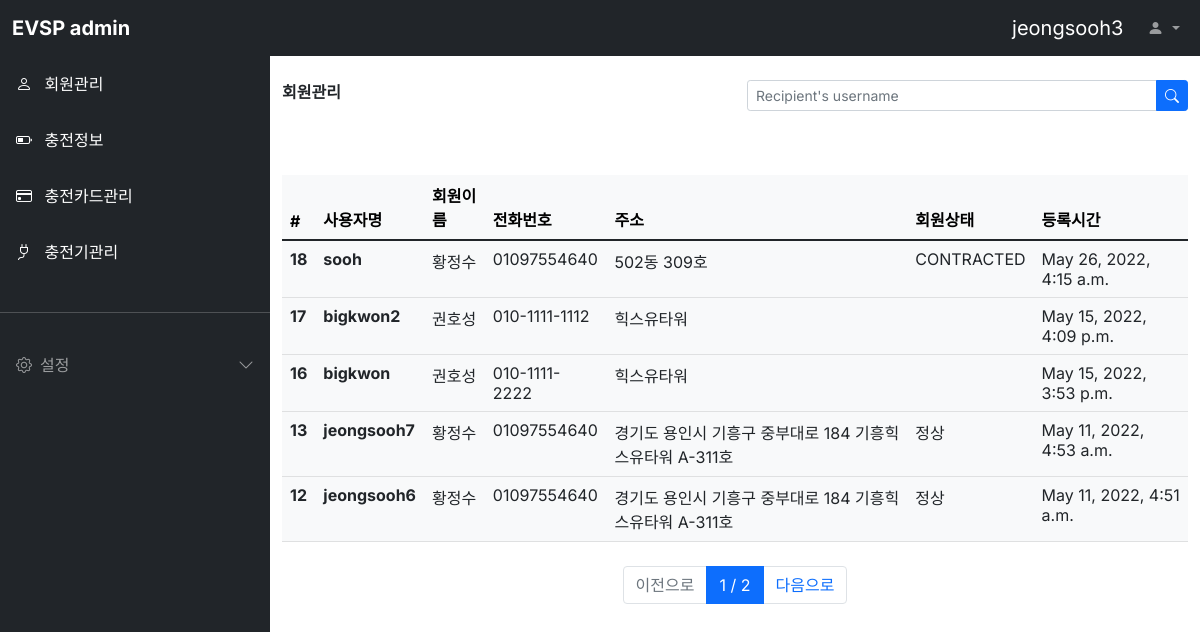
Screenshot of /svchome/ (signed in) with the database file from the repository.
### evuser/models.py (models this page shows)
class Evuser(models.Model):
  USER_STATUS = [
    ('CONTRACTED', '정상'),
    ('NOT_CONTRACTED', '해지'),
    ('STOPED', '유예'),
  ]
  USER_CATEGORY = [
    ('NORMAL', '일반'),
    ('GROUPED', '법인'),
    ('ETC', '기타'),
  ]
  username = models.CharField(max_length=64, verbose_name='사용자명')
  password = models.CharField(max_length=128, verbose_name='비밀번호')
  usernumber = models.CharField(max_length=64, verbose_name='회원번호')
  name = models.CharField(max_length=64, verbose_name='회원이름')
  email = models.EmailField(max_length=128, verbose_name='이메일')
  phone = models.CharField(max_length=64, verbose_name='전화번호')
  category = models.CharField(max_length=64,
    choices=USER_CATEGORY, default='NORMAL', verbose_name='회원구분')
  status = models.CharField(max_length=64,
    choices=USER_STATUS, default='CONTRACTED', verbose_name='회원상태')
  address = models.TextField(verbose_name='주소')
  register_dttm = models.DateTimeField(auto_now_add=True, verbose_name='등록시간')
  def __str__(self):
    return self.username
  class Meta:
    db_table = 'evsp_evuser'
    verbose_name = '사용자'
    verbose_name_plural = '사용자'

### evuser/views.py (the view)
# urls.py: path('svchome/', svchome),
def svchome(request):
  user_id = request.session.get('user')
  if user_id:
    loginuser = Evuser.objects.get(pk=user_id)
  all_evusers = Evuser.objects.all().order_by('-id')
  page = int(request.GET.get('p', 1))
  paginator = Paginator(all_evusers, 5)
  evusers = paginator.get_page(page)
  return render(request, 'svchome.html', {'loginuser': loginuser, 'evusers': evusers})

### evuser/templates/svchome.html
{% extends "svcbase.html" %}
{% block contents %}
<div class="container-fluid mt-3">
  <div class="row">
    <div class="col-md-6 fw-bold">회원관리</div>
    <form class="col-md-6 ms-auto">
      <div class="input-group input-group-sm">
        <input type="text" class="form-control" placeholder="Recipient's username" aria-label="Recipient's username" aria-describedby="button-addon2">
        <button class="btn btn-primary" type="button" id="button-addon2">
          <i class="bi bi-search"></i>
        </button>
      </div>
    </form>
  </div>
  <div class="row mt-5">
    <div class="col-12">
      <table class="table table-light">
        <thead class="thead-light">
          <tr>
            <th>#</th>
            <th>사용자명</th>
            <th>회원이름</th>
            <th>전화번호</th>
            <th>주소</th>
            <th>회원상태</th>
            <th>등록시간</th>
          </tr>
        </thead>
        <tbody class="text-dark">
          {% for evuser in evusers %}
          <tr onclick="location.href='/evuser/detail/{{ evuser.id }}'">
            <th>{{ evuser.id }}</th>
            <th>{{ evuser.username }}</th>
            <td>{{ evuser.name }}</td>
            <td>{{ evuser.phone }}</td>
            <td>{{ evuser.address }}</td>
            <td>{{ evuser.status }}</td>
            <td>{{ evuser.register_dttm }}</td>
          </tr>
          {% endfor %}
        </tbody>
      </table>
    </div>
  </div>
  <div class="row mt-2">
    <div class="col-12">
      <nav>
        <ul class="pagination justify-content-center">
          {% if evusers.has_previous %}
          <li class="page-item">
            <a href="?p={{ evusers.previous_page_number }}" class="page-link">이전으로</a>
          </li>
          {% else %}
          <li class="page-item disabled">
            <a href="#" class="page-link">이전으로</a>
          </li>
          {% endif %}
          <li class="page-item active">
            <a href="#" class="page-link">{{ evusers.number }} / {{ evusers.paginator.num_pages }}</a>
          </li>
          {% if evusers.has_next %}
          <li class="page-item">
            <a href="?p={{ evusers.next_page_number }}" class="page-link">다음으로</a>
          </li>
          {% else %}
          <li class="page-item disabled">
            <a href="#" class="page-link">다음으로</a>
          </li>
          {% endif %}
        </ul>
      </nav>
    </div>
  </div>
</div>
{% endblock %}

### evuser/templates/svcbase.html (shortened to what this page needs)
<html>
<head>
  <link href="https://cdn.jsdelivr.net/npm/bootstrap@5.1.3/dist/css/bootstrap.min.css" rel="stylesheet">
  <link rel="stylesheet" href="https://cdn.jsdelivr.net/npm/bootstrap-icons@1.8.1/font/bootstrap-icons.css">
  <link rel="stylesheet" href="../../static/style.css" />
</head>
<body>
  <nav class="navbar navbar-expand-lg navbar-dark bg-dark fixed-top">
    <div class="container-fluid">
      <a class="navbar-brand fw-bold me-auto" href="#">EVSP admin</a>
      <div class="collapse navbar-collapse" id="navbarSupportedContent">
        <a class="navbar-brand ms-auto" href="#">{{ loginuser }}</a>
        <ul class="navbar-nav mb-2 mb-lg-0">
          <li class="nav-item dropdown">
            <a class="nav-link dropdown-toggle" href="#" id="navbarDropdown" role="button" data-bs-toggle="dropdown" aria-expanded="false">
              <i class="bi bi-person-fill"></i>
            </a>
          </li>
        </ul>
      </div>
    </div>
  </nav>
  <div
    class="offcanvas bg-dark sidebar-nav"
    tabindex="-1" id="offcanvasExample"
    aria-labelledby="offcanvasExampleLabel"
  >
    <div class="offcanvas-body p-0">
      <nav class="navbar-dark">
        <ul class="navbar-nav">
          <li>
            <a href="/evuser/list" class="nav-link p-3 active">
              <span class="me-2">
                <i class="bi bi-person"></i>
              </span>
              <span>회원관리</span>
            </a>
          </li>
          <li>
            <a href="/charginginfo/list" class="nav-link p-3 active">
              <span class="me-2">
                <i class="bi bi-battery-half"></i>
              </span>
              <span>충전정보</span>
            </a>
          </li>
          <li>
            <a href="/cardinfo/list" class="nav-link p-3 active">
              <span class="me-2">
                <i class="bi bi-credit-card"></i>
              </span>
              <span>충전카드관리</span>
            </a>
          </li>
          <li>
            <a href="/evcharger/list" class="nav-link p-3 active">
              <span class="me-2">
                <i class="bi bi-plug"></i>
              </span>
              <span>충전기관리</span>
            </a>
          </li>
          <li class="my-4">
            <hr class="dropdown-divider bg-light" />
          </li>
          <li>
            <a class="nav-link px-3 sidebar-link" data-bs-toggle="collapse"
              href="#collapseExample" role="button" aria-expanded="false"
              aria-controls="collapseExample"
            >
              <span class="me-2">
                <i class="bi bi-gear"></i>
              </span>
              <span>설정</span>
              <span class="right-icon ms-auto">
                <i class="bi bi-chevron-down"></i>
              </span>
            </a>
          </li>
        </ul>
      </nav>
    </div>
  </div>
  <main class="mt-5 pt-3">
    {% block contents %}
    {% endblock %}
  </main>
</body>
</html>

### static/style.css (style rules this page uses)
body, button { font-family: "Inter", sans-serif; }
:root { --offcanvas-width: 270px; --topNavbarHeight: 56px; }
.sidebar-nav { width: var(--offcanvas-width); }
.sidebar-link { display: flex; align-items: center; }
.sidebar-link .right-icon { display: inline-flex; transition: all ease 0.25s; }
@media (min-width: 992px) { body { overflow: auto !important; } }
@media (min-width: 992px) { main { margin-left: var(--offcanvas-width); } }
@media (min-width: 992px) { .sidebar-nav { transform: none; visibility: visible !important; top:var(--topNavbarHeight); height: calc(100% - var(--topNavbarHeight)); } }

### rows the page displays
Evuser: username "jeongsooh3"
Evuser: id "18", username "sooh", name "황정수", phone "01097554640", address "502동 309호", status "CONTRACTED", register_dttm "May 26, 2022, 4:15 a.m."
Evuser: id "17", username "bigkwon2", name "권호성", phone "010-1111-1112", address "힉스유타워", register_dttm "May 15, 2022, 4:09 p.m."
Evuser: id "16", username "bigkwon", name "권호성", phone "010-1111-2222", address "힉스유타워", register_dttm "May 15, 2022, 3:53 p.m."
Evuser: id "13", username "jeongsooh7", name "황정수", phone "01097554640", address "경기도 용인시 기흥구 중부대로 184 기흥힉스유타워 A-311호", status "정상", register_dttm "May 11, 2022, 4:53 a.m."
Evuser: id "12", username "jeongsooh6", name "황정수", phone "01097554640", address "경기도 용인시 기흥구 중부대로 184 기흥힉스유타워 A-311호", status "정상", register_dttm "May 11, 2022, 4:51 a.m."

### other values shown
{{ evusers.number }} "1"
{{ evusers.paginator.num_pages }} "2"
